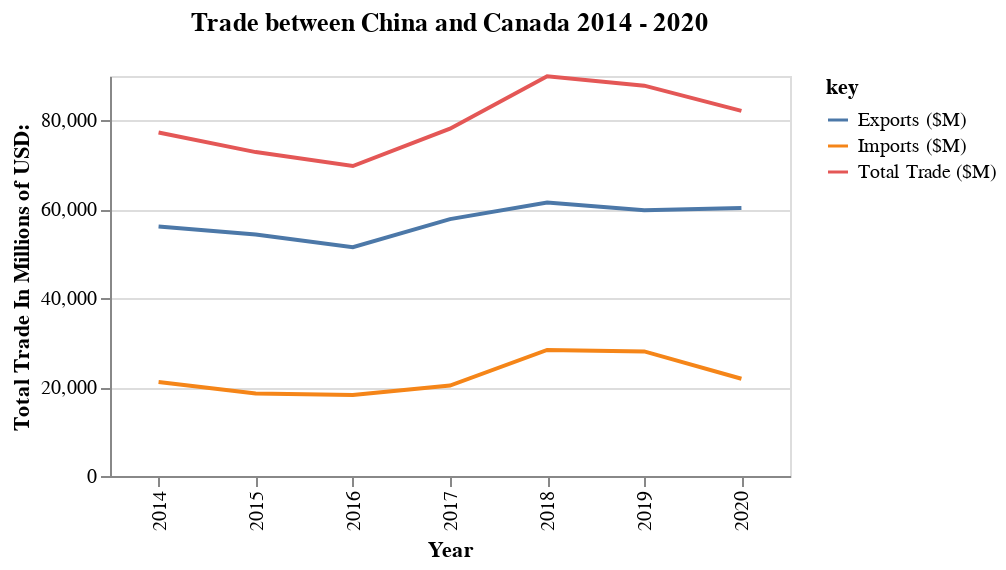

The notebook cell saved with this chart:
### Code cell
my_altair.get_altaire_line_chart_county_trade_for_matrix("China", "Canada")

### Figure 1 — Vega-Lite specification as saved in the notebook (floating-point values rounded to 4 significant figures)
{"config": {"view": {"continuousWidth": 400, "continuousHeight": 300}}, "layer": [{"mark": "line", "encoding": {"color": {"field": "key", "type": "nominal"}, "x": {"axis": {"title": "Year"}, "field": "year", "type": "ordinal"}, "y": {"axis": {"title": "Total Trade In Millions of USD:"}, "field": "value", "type": "quantitative"}}, "height": 200, "title": "Trade between China and Canada 2014 - 2020", "transform": [{"fold": ["Total Trade ($M)", "Exports ($M)", "Imports ($M)"]}], "width": 340}, {"mark": {"type": "circle", "color": "red", "opacity": 0.0, "size": 1000}, "encoding": {"tooltip": [{"field": "Total Trade ($M)", "type": "quantitative"}, {"field": "Exports ($M)", "type": "quantitative"}, {"field": "Imports ($M)", "type": "quantitative"}], "x": {"axis": {"title": ""}, "field": "year", "type": "ordinal"}, "y": {"axis": {"title": ""}, "field": "value", "type": "quantitative"}}, "transform": [{"fold": ["Total Trade ($M)", "Exports ($M)", "Imports ($M)"]}], "width": 340}], "data": {"name": "data-49218411c510861ec0e592a57bdc80bc"}, "$schema": "https://vega.github.io/schema/vega-lite/v4.17.0.json", "datasets": {"data-49218411c510861ec0e592a57bdc80bc": [{"Trading Partner": "Canada", "Total Trade ($M)": 77290.0, "RtW (%)": 1.79, "Exports ($M)": 56160.0, "RtW (%).1": 2.38, "Imports ($M)": 21130.0, "RtW (%).2": 1.08, "Net Exports ($M)": 35030.0, "Exports Ticker": "156D1924 Index", "Imports Ticker": "924D1156 Index", "country": "China", "year": 2014}, {"Trading Partner": "Canada", "Total Trade ($M)": 72880.0, "RtW (%)": 1.86, "Exports ($M)": 54330.0, "RtW (%).1": 2.35, "Imports ($M)": 18550.0, "RtW (%).2": 1.16, "Net Exports ($M)": 35780.0, "Exports Ticker": "156D1924 Index", "Imports Ticker": "924D1156 Index", "country": "China", "year": 2015}, {"Trading Partner": "Canada", "Total Trade ($M)": 69740.0, "RtW (%)": 1.82, "Exports ($M)": 51490.0, "RtW (%).1": 2.3, "Imports ($M)": 18250.0, "RtW (%).2": 1.15, "Net Exports ($M)": 33240.0, "Exports Ticker": "156D1924 Index", "Imports Ticker": "924D1156 Index", "country": "China", "year": 2016}, {"Trading Partner": "Canada", "Total Trade ($M)": 78150.0, "RtW (%)": 1.83, "Exports ($M)": 57800.0, "RtW (%).1": 2.38, "Imports ($M)": 20350.0, "RtW (%).2": 1.11, "Net Exports ($M)": 37460.0, "Exports Ticker": "156D1924 Index", "Imports Ticker": "924D1156 Index", "country": "China", "year": 2017}, {"Trading Partner": "Canada", "Total Trade ($M)": 89920.0, "RtW (%)": 1.89, "Exports ($M)": 61560.0, "RtW (%).1": 2.34, "Imports ($M)": 28360.0, "RtW (%).2": 1.33, "Net Exports ($M)": 33190.0, "Exports Ticker": "156D1924 Index", "Imports Ticker": "924D1156 Index", "country": "China", "year": 2018}, {"Trading Partner": "Canada", "Total Trade ($M)": 87830.0, "RtW (%)": 1.9, "Exports ($M)": 59790.0, "RtW (%).1": 2.35, "Imports ($M)": 28030.0, "RtW (%).2": 1.35, "Net Exports ($M)": 31760.0, "Exports Ticker": "156D1924 Index", "Imports Ticker": "924D1156 Index", "country": "China", "year": 2019}, {"Trading Partner": "Canada", "Total Trade ($M)": 82150.0, "RtW (%)": 1.8, "Exports ($M)": 60280.0, "RtW (%).1": 2.41, "Imports ($M)": 21870.0, "RtW (%).2": 1.06, "Net Exports ($M)": 38400.0, "Exports Ticker": "156D1924 Index", "Imports Ticker": "924D1156 Index", "country": "China", "year": 2020}]}}
